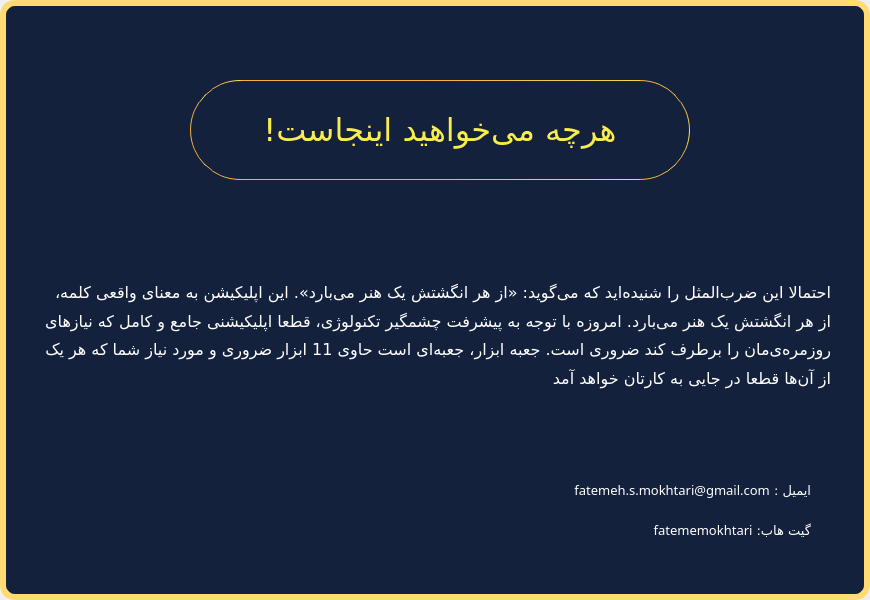
<?xml version="1.0" encoding="UTF-8"?>
<ui version="4.0">
 <class>MainWindow</class>
 <widget class="QMainWindow" name="MainWindow">
  <property name="geometry">
   <rect>
    <x>0</x>
    <y>0</y>
    <width>870</width>
    <height>600</height>
   </rect>
  </property>
  <property name="windowTitle">
   <string>MainWindow</string>
  </property>
  <widget class="QWidget" name="centralwidget">
   <widget class="QFrame" name="frame">
    <property name="geometry">
     <rect>
      <x>0</x>
      <y>0</y>
      <width>870</width>
      <height>600</height>
     </rect>
    </property>
    <property name="styleSheet">
     <string notr="true">QFrame{
	background-color:#14213d;
	border:6px solid #FFDB70;
border-radius:15px;
}
QLabel{
border:none;
}</string>
    </property>
    <property name="frameShape">
     <enum>QFrame::StyledPanel</enum>
    </property>
    <property name="frameShadow">
     <enum>QFrame::Raised</enum>
    </property>
    <widget class="QPushButton" name="ExitButton">
     <property name="geometry">
      <rect>
       <x>820</x>
       <y>20</y>
       <width>25</width>
       <height>25</height>
      </rect>
     </property>
     <property name="cursor">
      <cursorShape>PointingHandCursor</cursorShape>
     </property>
     <property name="styleSheet">
      <string notr="true"/>
     </property>
     <property name="text">
      <string/>
     </property>
     <property name="icon">
      <iconset>
       <normaloff>../Images/Exit.png</normaloff>../Images/Exit.png</iconset>
     </property>
     <property name="iconSize">
      <size>
       <width>20</width>
       <height>20</height>
      </size>
     </property>
     <property name="flat">
      <bool>true</bool>
     </property>
    </widget>
    <widget class="QLabel" name="label">
     <property name="geometry">
      <rect>
       <x>190</x>
       <y>80</y>
       <width>500</width>
       <height>100</height>
      </rect>
     </property>
     <property name="font">
      <font>
       <family>Gandom</family>
       <pointsize>24</pointsize>
      </font>
     </property>
     <property name="styleSheet">
      <string notr="true">
color: qlineargradient(spread:pad, x1:0.006, y1:0.585, x2:1, y2:0, stop:0.369318 rgba(246, 176, 66, 255), stop:1 rgba(249, 237, 78, 255));
border:1px solid qlineargradient(spread:pad, x1:0.006, y1:0.585, x2:1, y2:0, stop:0.369318 rgba(246, 176, 66, 255), stop:1 rgba(249, 237, 78, 255));
border-radius:50px;</string>
     </property>
     <property name="text">
      <string>هرچه می‌خواهید اینجاست!</string>
     </property>
     <property name="alignment">
      <set>Qt::AlignCenter</set>
     </property>
    </widget>
    <widget class="QLabel" name="label_2">
     <property name="geometry">
      <rect>
       <x>40</x>
       <y>240</y>
       <width>791</width>
       <height>201</height>
      </rect>
     </property>
     <property name="font">
      <font>
       <family>Gandom</family>
       <pointsize>10</pointsize>
      </font>
     </property>
     <property name="layoutDirection">
      <enum>Qt::LeftToRight</enum>
     </property>
     <property name="styleSheet">
      <string notr="true">color: rgb(255, 255, 255);</string>
     </property>
     <property name="frameShadow">
      <enum>QFrame::Plain</enum>
     </property>
     <property name="lineWidth">
      <number>1</number>
     </property>
     <property name="text">
      <string>&lt;html&gt;&lt;head/&gt;&lt;body&gt;&lt;p align=&quot;right&quot; style=&quot; line-height:1.5&quot;&gt;&lt;span style=&quot; font-size:12pt;&quot;&gt;احتمالا این ضرب‌المثل را شنیده‌اید که می‌گوید: «از هر انگشتش یک هنر می‌بارد». این اپلیکیشن به معنای واقعی کلمه، از هر انگشتش یک هنر می‌بارد. امروزه با توجه به پیشرفت چشمگیر تکنولوژی، قطعا اپلیکیشنی جامع و کامل که نیازهای روزمره‌ی‌مان را برطرف کند ضروری است. جعبه ابزار، جعبه‌ای است حاوی 11 ابزار ضروری و مورد نیاز شما که هر یک از آن‌ها قطعا در جایی به کارتان خواهد آمد&lt;/span&gt;&lt;/p&gt;&lt;/body&gt;&lt;/html&gt;</string>
     </property>
     <property name="wordWrap">
      <bool>true</bool>
     </property>
     <property name="margin">
      <number>5</number>
     </property>
    </widget>
    <widget class="QLabel" name="label_3">
     <property name="geometry">
      <rect>
       <x>560</x>
       <y>480</y>
       <width>251</width>
       <height>20</height>
      </rect>
     </property>
     <property name="font">
      <font>
       <family>Gandom</family>
       <pointsize>10</pointsize>
      </font>
     </property>
     <property name="styleSheet">
      <string notr="true">color: rgb(255, 255, 255);</string>
     </property>
     <property name="text">
      <string>ایمیل : fatemeh.s.mokhtari@gmail.com</string>
     </property>
     <property name="wordWrap">
      <bool>true</bool>
     </property>
    </widget>
    <widget class="QLabel" name="label_4">
     <property name="geometry">
      <rect>
       <x>560</x>
       <y>520</y>
       <width>251</width>
       <height>20</height>
      </rect>
     </property>
     <property name="font">
      <font>
       <family>Gandom</family>
       <pointsize>10</pointsize>
      </font>
     </property>
     <property name="styleSheet">
      <string notr="true">color: rgb(255, 255, 255);</string>
     </property>
     <property name="text">
      <string>گیت هاب: fatememokhtari</string>
     </property>
     <property name="wordWrap">
      <bool>true</bool>
     </property>
    </widget>
   </widget>
  </widget>
 </widget>
 <resources/>
 <connections/>
</ui>
